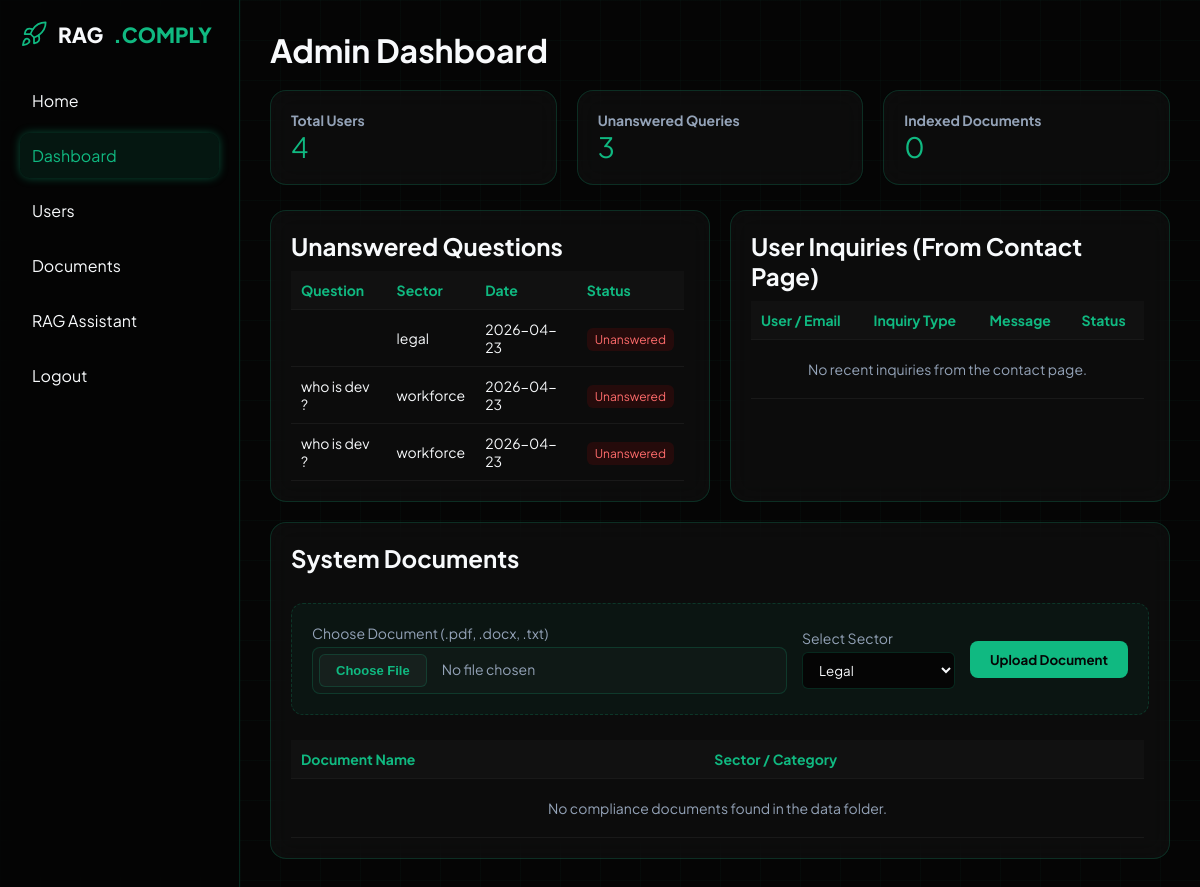
Page /admin (signed in) on the earlier database version.
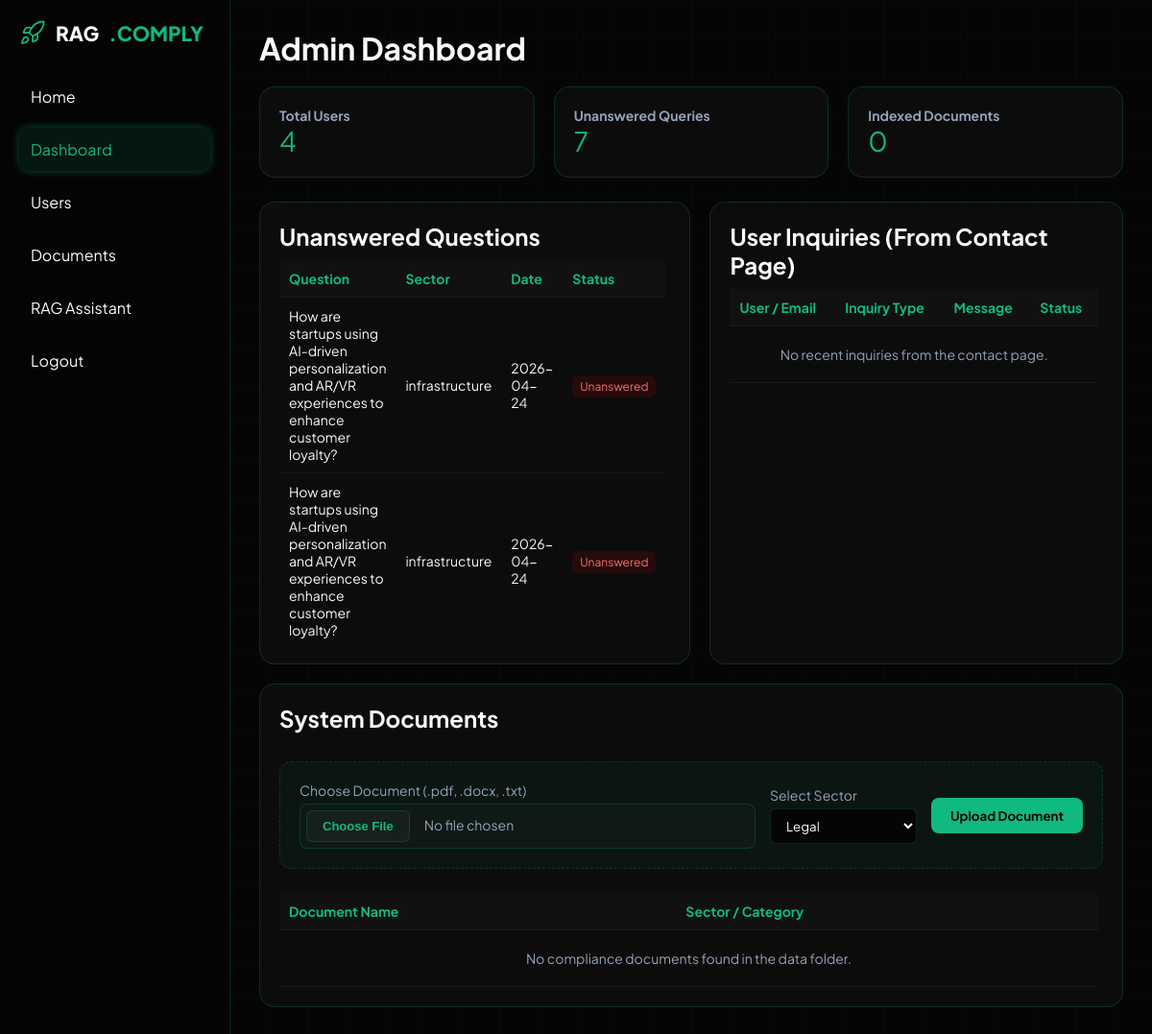
Same page on the later database version.
### models.py (models this page shows)
class UnansweredQuestion(Base):
    __tablename__ = "unanswered_questions"
    id = Column(Integer, primary_key=True,index=True)
    question = Column(String(700))
    sector = Column(String(50))
    timestamp = Column(String)

### app.py (the view)
@admin_bp.route("/admin")
@login_required
def view_unanswered():
    if not session.get('is_admin'):
        flash('Unauthorized access. Admin privileges required.', 'error')
        return redirect(url_for('home'))
    db = SessionLocal()
    questions = (
        db.query(UnansweredQuestion)
        .order_by(UnansweredQuestion.timestamp.desc())
        .all()
    )
    inquiries = (
        db.query(ContactInquiry)
        .order_by(ContactInquiry.timestamp.desc())
        .limit(10) # Get the 10 most recent inquiries
        .all()
    )
    db.close()
    local_docs = get_local_documents("data")
    return render_template("admin.html", questions=questions, documents=local_docs, inquiries=inquiries)

### app.py (called while the page is built, shortened)
def login_required(f):
    @wraps(f)
    def decorated_function(*args, **kwargs):
        if 'user_id' not in session:
            flash('Please log in to access this page.', 'warning')
            return redirect(url_for('login',next=request.url))
        return f(*args, **kwargs)
    return decorated_function

def get_local_documents(base_dir="data"):
    documents = []
    sectors = ["legal", "workforce","branding","infrastructure","promotion","property_dealing"]
    for sector in sectors:
        folder_path = os.path.join(base_dir, sector)
    return documents

### templates/admin.html (shortened to what this page needs)
<!DOCTYPE html>
<html lang="en">
<head>
</head>
<body>
<div class="container">
<aside class="sidebar">
<a href="/" style="text-decoration: none; color: inherit;">
    <div class="branding">
        RAG<span class="highlight">.COMPLY</span>
    </div>
</a>
<ul>
<li><a href="/" style="color: inherit; text-decoration: none;">Home</a></li>
<li class="active">Dashboard</li>
<li>Users</li>
<li>Documents</li>
<li><a href="/rag" style="color: inherit; text-decoration: none;">RAG Assistant</a></li>
<li><a href="/logout" style="color: inherit; text-decoration: none;">Logout</a></li>
</ul>
</aside>
<main class="main">
    <h1>Admin Dashboard</h1>
<div class="cards">
    <div class="card">
        <h3>Total Users</h3>
        <p class="big" id="users">4</p>
    </div>
    <div class="card">
        <h3>Unanswered Queries</h3>
        <p class="big">{{ questions|length }}</p>
    </div>
    <div class="card">
        <h3>Indexed Documents</h3>
        <p class="big">{{ documents|length }}</p>
    </div>
</div>
<div class="grid">
    <div class="box">
        <h2>Unanswered Questions</h2>
        <div class="scroll-container">
            <table>
                <tr>
                    <th>Question</th>
                    <th>Sector</th>
                    <th>Date</th>
                    <th>Status</th>
                </tr>
                {% for q in questions %}
                <tr>
                    <td>{{ q.question }}</td>
                    <td>{{ q.sector }}</td>
                    <td>{{ q.timestamp[:10] }}</td> <td><span class="status unanswered">Unanswered</span></td>
                </tr>
                {% else %}
                <tr>
                    <td colspan="4" style="text-align: center; color: var(--text-muted); padding: 20px;">
                        All queries have been successfully answered! 🎉
                    </td>
                </tr>
                {% endfor %}
            </table>
        </div>
    </div>
    <div class="box">
        <h2>User Inquiries (From Contact Page)</h2>
        <div class="scroll-container">
            <table>
                <tr>
                    <th>User / Email</th>
                    <th>Inquiry Type</th>
                    <th>Message</th>
                    <th>Status</th>
                </tr>
                {% for inquiry in inquiries %}
                <tr>
                    <td>
                        <strong>{{ inquiry.fullname }}</strong><br>
                        <span style="font-size: 0.75rem; color: var(--text-muted);">{{ inquiry.email }}</span>
                    </td>
                    <td>{{ inquiry.inquiry_type }}</td>
                    <td style="max-width: 150px; white-space: nowrap; overflow: hidden; text-overflow: ellipsis;" title="{{ inquiry.message }}">
                        {{ inquiry.message }}
                    </td>
                    <td>
                        {% if inquiry.status == 'Pending' %}
                            <span class="status unanswered">{{ inquiry.status }}</span>
                        {% else %}
                            <span class="status answered">{{ inquiry.status }}</span>
                        {% endif %}
                    </td>
                </tr>
                {% else %}
                <tr>
                    <td colspan="4" style="text-align: center; color: var(--text-muted); padding: 20px;">
                        No recent inquiries from the contact page.
                    </td>
                </tr>
                {% endfor %}
            </table>
        </div>
    </div>
</div>
<div class="box full">
    <div style="display: flex; justify-content: space-between; align-items: center; margin-bottom: 20px;">
        <h2>System Documents</h2>
    </div>
    <form action="{{ url_for('admin.upload_file') }}" method="POST" enctype="multipart/form-data" class="upload-form">
        <div style="display: flex; flex-direction: column; gap: 5px; flex: 1;">
            <label for="file">Choose Document (.pdf, .docx, .txt)</label>
            <input type="file" name="file" id="file" required accept=".pdf,.docx,.txt">
        </div>
        <div style="display: flex; flex-direction: column; gap: 5px;">
            <label for="sector">Select Sector</label>
            <select name="sector" id="sector">
                <option value="legal">Legal</option>
            </select>
        </div>
        <button type="submit" class="btn-upload">Upload Document</button>
    </form>
    <div class="scroll-container">
        <table>
            <tr>
                <th>Document Name</th>
                <th>Sector / Category</th>
            </tr>
            {% for doc in documents %}
            <tr>
                <td>{{ doc.name }}</td>
                <td>
                    <span style="color: var(--primary-neon); background: rgba(16,185,129,0.1); padding: 4px 8px; border-radius: 4px; font-size: 0.8rem; font-weight: bold; letter-spacing: 1px;">
                        {{ doc.sector }}
                    </span>
                </td>
            </tr>
            {% else %}
            <tr>
                <td colspan="2" style="text-align: center; color: var(--text-muted); padding: 20px;">
                    No compliance documents found in the data folder.
                </td>
            </tr>
            {% endfor %}
        </table>
    </div>
</div>
</main>
</div>
</body>
</html>

### templates/admin.html (style rules this page uses)
:root { --bg-dark: #050505; --primary-neon: #10b981; --accent-glow: rgba(16,185,129,0.4); --glass: rgba(255,255,255,0.03); --glass-border: rgba(16,185,129,0.2); --text-main: #f8fafc; --text-muted: #94a3b8; }
* { margin:0; padding:0; box-sizing:border-box; font-family:'Plus Jakarta Sans', sans-serif; }
body { background-color: var(--bg-dark); color: var(--text-main); background-image: linear-gradient(rgba(16,185,129,0.03) 1px, transparent 1px), linear-gradient(90deg, rgba(16,185,129,0.03) 1px, transparent 1px); background-size:40px 40px; }
.container { display:flex; }
.sidebar { width:240px; height:100vh; background: rgba(5,5,5,0.85); backdrop-filter: blur(20px); border-right:1px solid var(--glass-border); padding:20px; }
.branding { display:flex; align-items:center; gap:10px; font-weight:800; font-size:1.3rem; margin-bottom:30px; }
.logo-icon { width:28px; height:28px; stroke: var(--primary-neon); transition:0.3s; }
.highlight { color: var(--primary-neon); }
.sidebar ul { list-style:none; }
.sidebar li { padding:12px; border-radius:10px; margin:10px 0; cursor:pointer; transition:0.3s; }
.sidebar li:hover, .sidebar .active { background:rgba(16,185,129,0.1); color:var(--primary-neon); box-shadow:0 0 10px var(--accent-glow); }
.main { flex:1; padding:30px; height: 100vh; overflow-y: auto; }
.main h1 { font-size:2rem; margin-bottom:20px; }
.cards { display:grid; grid-template-columns:repeat(3,1fr); gap:20px; }
.card { background: var(--glass); border:1px solid var(--glass-border); backdrop-filter: blur(12px); padding:20px; border-radius:16px; transition:0.3s; }
.card h3 { font-size:14px; color:var(--text-muted); }
.big { font-size:28px; color:var(--primary-neon); }
.grid { display:grid; grid-template-columns:1fr 1fr; gap:20px; margin-top:25px; }
.box { background: var(--glass); border:1px solid var(--glass-border); backdrop-filter: blur(12px); padding:20px; border-radius:16px; }
.box h2 { margin-bottom:10px; }
table { width:100%; border-collapse:collapse; }
th, td { padding:10px; font-size:14px; text-align: left; }
th { color:var(--primary-neon); position: sticky; top: 0; background: #111; z-index: 10; }
tr { border-bottom:1px solid rgba(255,255,255,0.05); }
.status { padding:4px 8px; border-radius:6px; font-size:12px; }
.unanswered { background: rgba(255,0,0,0.1); color:#ff6c6c; }
.full { margin-top:20px; }
.scroll-container { max-height: 400px; overflow-y: auto; padding-right: 5px; }
.upload-form { display: flex; gap: 15px; align-items: center; margin-bottom: 25px; padding: 20px; background: rgba(16, 185, 129, 0.05); border: 1px dashed var(--glass-border); border-radius: 12px; }
.upload-form label { font-size: 14px; color: var(--text-muted); }
.upload-form input[type="file"] { flex: 1; padding: 6px; border: 1px solid var(--glass-border); border-radius: 8px; background: rgba(255,255,255,0.02); color: var(--text-muted); font-size: 14px; transition: 0.3s; }
.upload-form select { padding: 8px 12px; border: 1px solid var(--glass-border); border-radius: 6px; background: var(--bg-dark); color: var(--text-main); cursor: pointer; }
.btn-upload { background: var(--primary-neon); color: var(--bg-dark); padding: 10px 20px; border: none; border-radius: 8px; font-weight: 700; cursor: pointer; transition: 0.3s; }

Differences in the rows shown:
no longer on this page (row unchanged): UnansweredQuestion: sector "legal", timestamp "2026-04-23"
no longer on this page (row unchanged): UnansweredQuestion: question "who is dev ?", sector "workforce", timestamp "2026-04-23"
no longer on this page (row unchanged): UnansweredQuestion: question "who is dev ?", sector "workforce", timestamp "2026-04-23"
added UnansweredQuestion: question "How are startups using AI-driven personalization and AR/VR experiences to enhance customer loyalty?", sector "infrastructure", timestamp "2026-04-24"
added UnansweredQuestion: question "How are startups using AI-driven personalization and AR/VR experiences to enhance customer loyalty?", sector "infrastructure", timestamp "2026-04-24"
Other differences:
{{ questions|length }}: "3" → "7"
